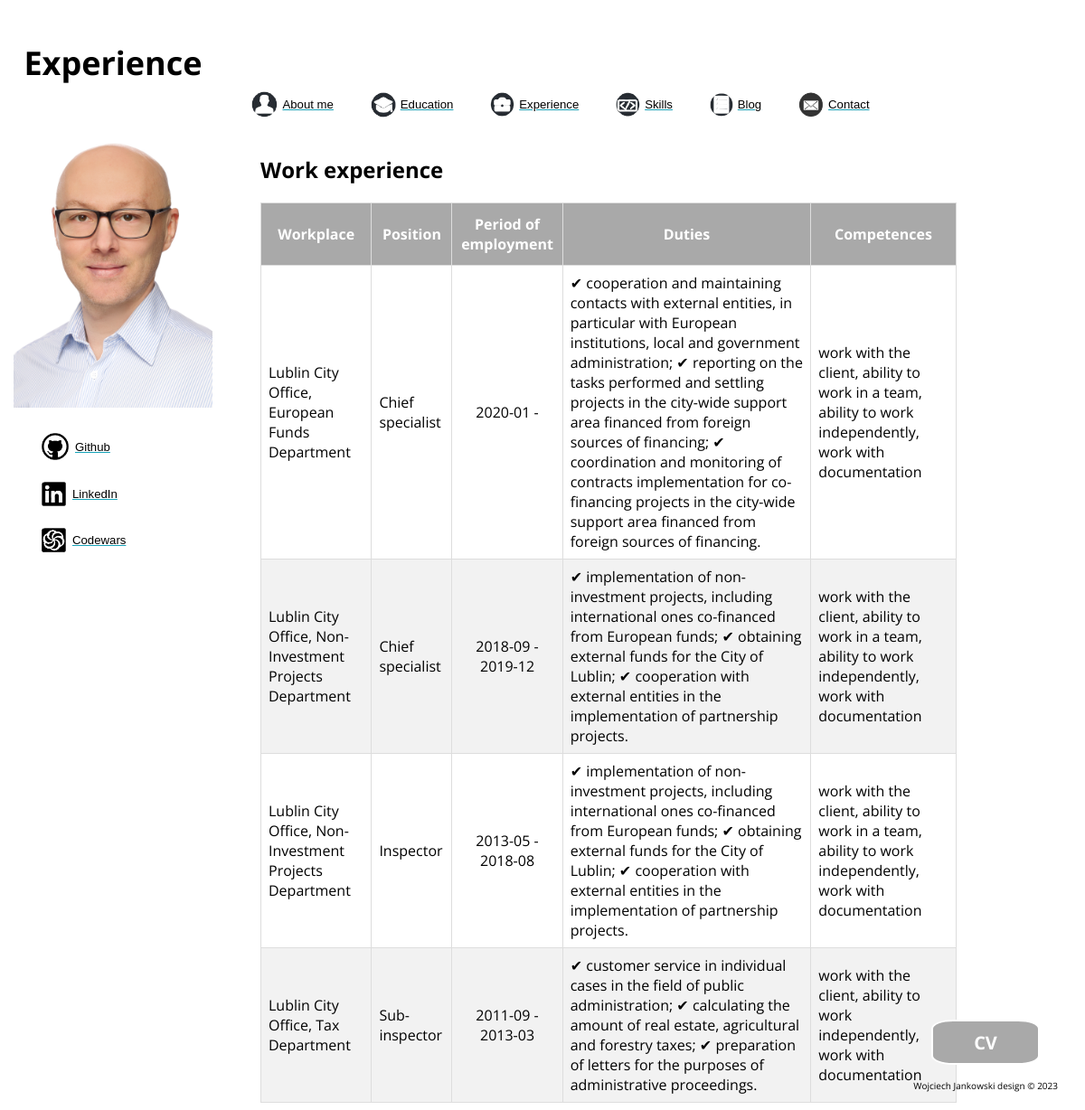
Screenshot of /about/experience/ with the database file from the repository.
### aboutme/models.py (models this page shows, shortened)
class Experience(models.Model):
    employee_name = models.CharField(max_length=30)
    workplace = models.CharField(max_length=50)
    position = models.CharField(max_length=30)
    start_date = models.DateField()
    end_date = models.DateField(null=True, blank=True)
    duties = models.TextField()
    competences = models.CharField(max_length=200)
    class Meta:
        verbose_name = "Experience"
        verbose_name_plural = "Experiences"
        ordering = ['-pk']

### aboutme/views.py (the view)
# urls.py: path('experience/', views.experience, name="experience"),
def experience(request):
    experience = Experience.objects.all()
    ctx = {"experience": experience}
    return render(request=request, template_name="aboutme/experience.html", context=ctx)

### aboutme/templates/aboutme/experience.html (shortened to what this page needs)
{% extends "aboutme/base.html" %}
{% load static %}
{% block header %}
<div class="vertical">
    <h1 class="page_name">Experience</h1>
    <img id="face" src="{% static 'aboutme/images/face.png' %}">
    {% include "aboutme/left_menu.html" %}
</div>
<header>
    {% include "aboutme/header_menu.html" %}
</header>
{% endblock %}
{% block main_content %}
<div class="container">
    <h2>Work experience</h2>
    <table id="data">
        <thead>
            <tr>
                <th>Workplace</th>
                <th>Position</th>
                <th>Period of employment</th>
                <th>Duties</th>
                <th>Competences</th>
            </tr>
        </thead>
        <tbody>
            {% for exp in experience %}
            <tr>
                <td>{{ exp.employee_name }}, {{ exp.workplace }}</td>
                <td>{{ exp.position }}</td>
                <td style="text-align: center;">{{ exp.start_date|date:"Y-m" }} - {{ exp.end_date|date:"Y-m" }}</td>
                <td>{{ exp.duties }}</td>
                <td>{{ exp.competences }}</td>
            </tr>
            {% endfor %}
        </tbody>
    </table>
</div>
<a href="{% static 'aboutme/files/cv.pdf' %}"><button class="button">CV</button></a>
{% endblock %}

### aboutme/static/aboutme/css/style.css (style rules this page uses)
html { font-family: 'Open Sans', sans-serif; }
body { background-size: 100% 100%; background-repeat: no-repeat; background-position: top; background-attachment: fixed; }
h1 { display: flex; margin-top: 50; position: relative; align-items: center; justify-content: space-around; width: 250px; text-align: center; }
header { margin-top: 100px; margin-left: 250px; margin-right: 210px; top: 50; padding: 0%; position: relative; }
.vertical { position: absolute; position: fixed; height: 100%; width: 250px; top: 0; left: 0; align-items: center; }
.page_name { margin-top: 45px; font-size: 3vw; }
#face { margin-top: 15px; margin-left: 15px; max-width: 220px; height:auto; align-items: center; }
.button { position: fixed; bottom: 50px; right: 50px; background-color: darkgrey; border: 2px solid white; border-radius: 20%; width: 120px; height: 50px; font-size: 20px; color: white; font-weight: bold; cursor: pointer; transition: all 0.25s; font-family: 'Open Sans', sans-serif; }
.container { width: 65%; height: auto; margin-left:280px; margin-top:40px; }
#data { border-collapse: collapse; width: 100%; border-radius: 10%; }
#data td, #data th { border: 1px solid #ddd; padding: 8px; }
#data tr:nth-child(even) { background-color: #f2f2f2; }
#data th { padding-top: 12px; padding-bottom: 12px; text-align: center; background-color: darkgrey; color: white; }
a { color: #17a2b8; }

### rows the page displays
Experience: employee_name "Lublin City Office", workplace "European Funds Department", position "Chief specialist", start_date "2020-01", duties "✔ cooperation and maintaining contacts with external entities, in particular with European institutions, local and government administration; ✔ reporting on the tasks performed and settling projects in the city-wide support area financed from foreign sources of financing; ✔ coordination and monitoring of contracts implementation for co-financing projects in the city-wide support area financed from foreign sources of financing.", competences "work with the client, ability to work in a team, ability to work independently, work with documentation"
Experience: employee_name "Lublin City Office", workplace "Non-Investment Projects Department", position "Chief specialist", start_date "2018-09", end_date "2019-12", duties "✔ implementation of non-investment projects, including international ones co-financed from European funds; ✔ obtaining external funds for the City of Lublin; ✔ cooperation with external entities in the implementation of partnership projects.", competences "work with the client, ability to work in a team, ability to work independently, work with documentation"
Experience: employee_name "Lublin City Office", workplace "Non-Investment Projects Department", position "Inspector", start_date "2013-05", end_date "2018-08", duties "✔ implementation of non-investment projects, including international ones co-financed from European funds; ✔ obtaining external funds for the City of Lublin; ✔ cooperation with external entities in the implementation of partnership projects.", competences "work with the client, ability to work in a team, ability to work independently, work with documentation"
Experience: employee_name "Lublin City Office", workplace "Tax Department", position "Sub-inspector", start_date "2011-09", end_date "2013-03", duties "✔ customer service in individual cases in the field of public administration; ✔ calculating the amount of real estate, agricultural and forestry taxes; ✔ preparation of letters for the purposes of administrative proceedings.", competences "work with the client, ability to work independently, work with documentation"
